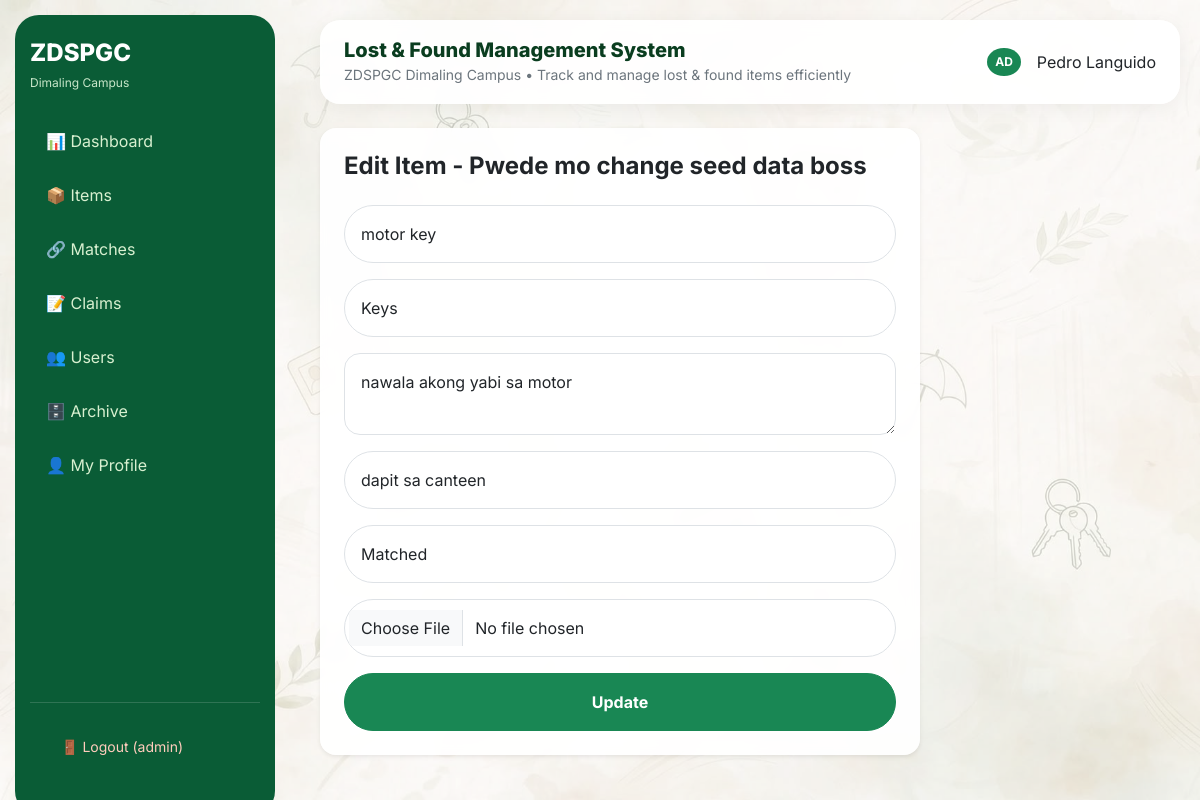
/edit/3 (signed in), run on the app's committed database.
### tables this page shows
CREATE TABLE items (id INTEGER PRIMARY KEY, name TEXT, category TEXT, description TEXT, location TEXT, status TEXT, image TEXT, reported_by TEXT, date_reported TEXT, date_returned TEXT, time_returned TEXT, claimed_by TEXT);

### app.py (the view, shortened to what this page needs)
@app.route('/edit/<int:id>', methods=['GET','POST'])
@login_required
def edit_item(id):
    db=get_db()
    if is_pg():
        cur=db.cursor(); cur.execute("SELECT * FROM items WHERE id=%s",(id,)); item=cur.fetchone()
    else:
        item=db.execute("SELECT * FROM items WHERE id=?",(id,)).fetchone()
    if session.get('role')!='admin' and item['reported_by']!=session.get('email'):
        if not is_pg(): db.close()
        flash('Only the person who reported it or the admin can edit')
        return redirect('/items')
    if not is_pg(): db.close()
    return render_template('edit.html', item=item)

### app.py (called while the page is built)
def get_db():
    db_url = os.environ.get('DATABASE_URL')
    if HAS_POSTGRES and db_url:
        if not hasattr(g, '_database') or g._database is None:
            url = db_url
            if url.startswith("postgres://"):
                url = url.replace("postgres://", "postgresql://", 1)
            if USE_PSYCOPG3:
                g._database = psycopg.connect(url, row_factory=dict_row)
            else:
                g._database = psycopg2.connect(url, sslmode='require', cursor_factory=RealDictCursor)
            g.db_is_pg = True
        return g._database
    else:
        g.db_is_pg = False
        base_dir = os.path.dirname(os.path.abspath(__file__))
        db_path = os.path.join(base_dir, 'database.db')
        conn = sqlite3.connect(db_path)
        conn.row_factory = sqlite3.Row
        return conn

def is_pg():
    return getattr(g, 'db_is_pg', False)

@app.teardown_appcontext
def close_connection(exception):
    db = getattr(g, '_database', None)
    if db is not None:
        try:
            db.close()
        except:
            pass

def login_required(f):
    @wraps(f)
    def dec(*a,**kw):
        if 'user_id' not in session:
            return redirect('/login')
        return f(*a,**kw)
    return dec

### templates/edit.html (shortened to what this page needs)
{% extends 'base.html' %}{% block content %}
<div class="card rounded-4 border-0 shadow-sm p-4" style="max-width:600px"><h4 class="fw-bold">Edit Item - Pwede mo change seed data boss</h4>
<form method="POST" enctype="multipart/form-data" class="mt-3">
<input name="name" value="{{item.name}}" class="form-control rounded-pill mb-3 p-3" required>
<input name="category" value="{{item.category}}" class="form-control rounded-pill mb-3 p-3">
<textarea name="description" class="form-control rounded-4 mb-3 p-3">{{item.description}}</textarea>
<input name="location" value="{{item.location}}" class="form-control rounded-pill mb-3 p-3">
<select name="status" class="form-control rounded-pill mb-3 p-3"><option {% if item.status=='Matched' %}selected{% endif %}>Matched</option></select>
<input type="file" name="image" class="form-control rounded-pill mb-3 p-3"><button class="btn btn-success w-100 rounded-pill p-3 fw-bold">Update</button>
</form></div>{% endblock %}

### static/css/style.css (style rules this page uses)
body { font-family:'Inter',sans-serif;background:#f6f7f4;margin:0; }
:root { --green:#0A5C36;--gold:#FFC107;--light:#f9f6e8; }

### data on the page
items: name "motor key", category "Keys", description "nawala akong yabi sa motor", location "dapit sa canteen", status "Matched"

### other printed values
{{ session.role }} "admin"
{{ session.name }} "Pedro Languido"
